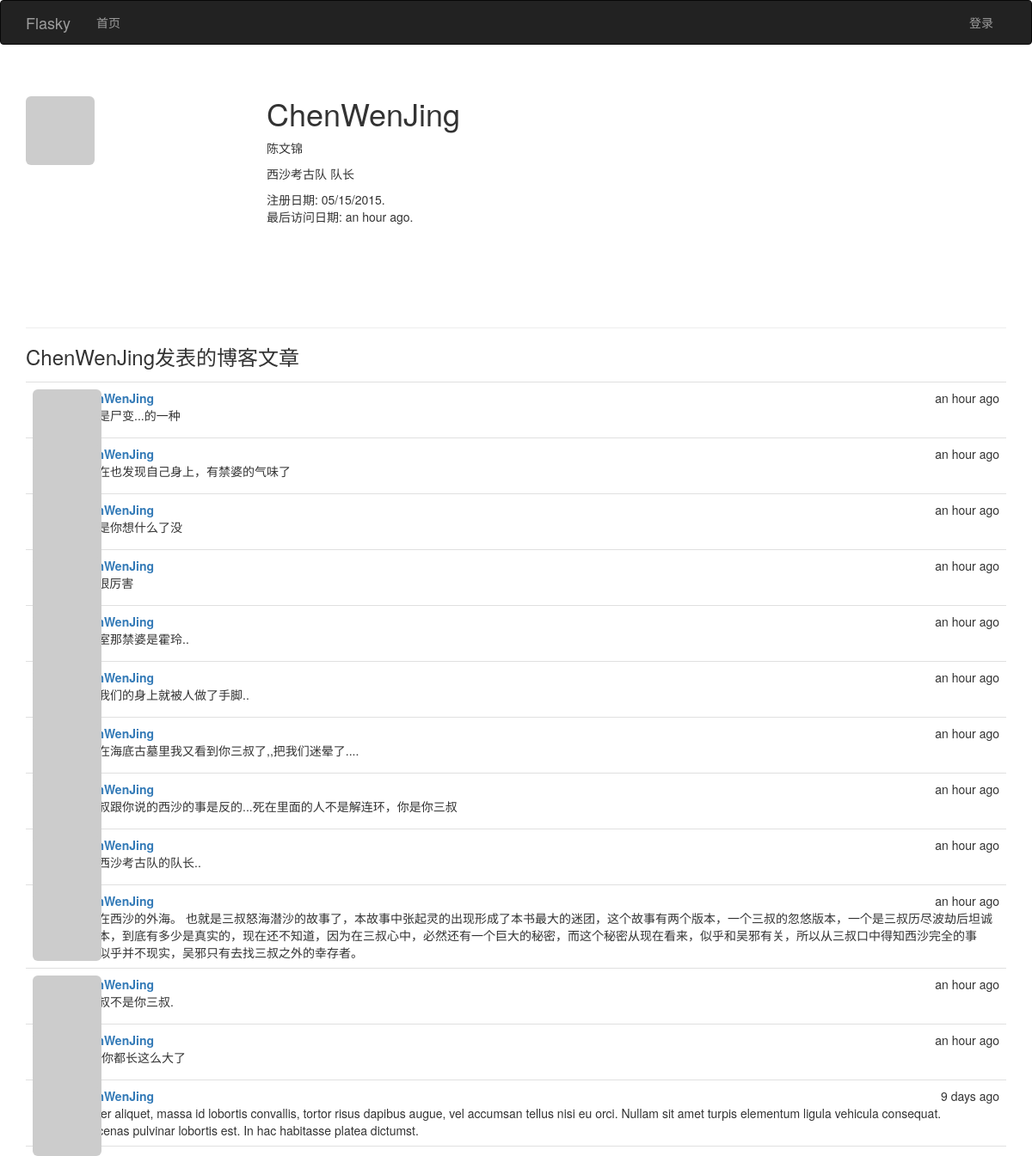
The page /user/ChenWenJing on the database its author committed.
### app/models.py (models this page shows, shortened)
class User(UserMixin, db.Model):
              __tablename__ = 'users'                                       #表名 users
              id = db.Column(db.Integer, primary_key=True)                  #列名 id
              email = db.Column(db.String(64), unique=True, index=True)     #列名 email （用户使用电子邮件进行登录）
              username = db.Column(db.String(64), unique=True, index=True)  #列名 username
              role_id = db.Column(db.Integer, db.ForeignKey('roles.id'))
              password_hash = db.Column(db.String(128))                     #列名: 密码哈希散列
              confirmed = db.Column(db.Boolean, default=False)              #列名: 注册用户确认 (1表示已验证, 0表示没有验证)
              name = db.Column(db.String(64))                               #列名: 真实姓名
              location = db.Column(db.String(64))                           #列名: 所在地
              about_me = db.Column(db.Text())                               #列名: 自我介绍
              member_since = db.Column(db.DateTime(), default=datetime.utcnow)  #列名: 注册日期
              last_seen = db.Column(db.DateTime(), default=datetime.utcnow)     #列名: 最后访问日期
              avatar_hash = db.Column(db.String(32))  #Gravatar头像生成的MD5值
              posts = db.relationship('Post', backref='author', lazy='dynamic') #外链到posts文章表
              @property  #@property作用是将方法函数变成了属性
              def password(self):
                            '''  password的只读属性(如果试图读取password属性的值,则会返回错误)  '''
                            raise AttributeError('password is not a readable attribute')
              def gravatar(self, size=100, default='identicon', rating='g'):
                            if request.is_secure:
                                          url = 'https://secure.gravatar.com/avatar'
                            else:
                                          url = 'http://www.gravatar.com/avatar'
                            hash = self.avatar_hash or hashlib.md5(self.email.encode('utf-8')).hexdigest()
                            return '{url}/{hash}?s={size}&d={default}&r={rating}'.format(url=url, hash=hash, size=size, default=default, rating=rating)
              ''' 使用: python manage.py shell
                       User.generate_fake(100)
              '''

class Post(db.Model):
              __tablename__ = 'posts'  #表名: posts
              id = db.Column(db.Integer, primary_key=True)  #列名： 文章id
              body = db.Column(db.Text)                     #列名:  文章内容
              timestamp = db.Column(db.DateTime, index=True, default=datetime.utcnow) #列名：时间戳
              author_id = db.Column(db.Integer, db.ForeignKey('users.id'))     #作者id 链接到users表的id
              ''' 使用: python manage.py shell
                        Post.generate_fake(100)
              '''

### app/main/views.py (the view)
@main.route('/user/<username>')
def user(username):
    user = User.query.filter_by(username=username).first()
    if user is None:
        abort(404)
    posts = user.posts.order_by(Post.timestamp.desc()).all() #获取该用户的博客文章资料页路由
    return render_template('user.html', user=user, posts=posts)

### app/auth/views.py (called while the page is built)
@auth.before_app_request
def before_request():
              ''' 2.更新已登录用户的访问时间 '''
              if current_user.is_authenticated():
                            current_user.ping()   #更新已登录用户的访问时间
                            if not current_user.confirmed \
                               and request.endpoint[:5] != 'auth.' \
                               and request.endpoint != 'static':
                                          return redirect(url_for('auth.unconfirmed'))

### app/main/__init__.py (called while the page is built)
@main.app_context_processor
def inject_permissions():
              return dict(Permission=Permission)

### app/models.py (called while the page is built)
              def is_administrator(self):
                            return False

### app/templates/user.html (shortened to what this page needs)
{% extends "base.html" %}
{% block page_content %}
<div class="page-header">
<img class="img-rounded profile-thumbnail" src="{{ user.gravatar(size=256) }}">
<div class="profile-header">
<h1> {{ user.username }} </h1>
{% if user.name or user.location %}
              <p>
              {% if user.name  %}
                            {{ user.name }}
              {% endif %}
              </p>
{% endif %}
{% if user.about_me %}
              <p>
              {{ user.about_me }}
              </p>
{% endif %}
<p>
注册日期:  {{ moment(user.member_since).format('L') }}.
最后访问日期: {{ moment(user.last_seen).fromNow() }}.
</p>
</div>
</div>
<h3>{{ user.username }}发表的博客文章 </h3>
{% include '_posts.html' %}
{% endblock %}

### app/templates/_posts.html
<ul class="posts">
{% for post in posts %}
<li class="post">
   <div class="post-thumbnail">
      <a href="{{ url_for('.user', username=post.author.username) }}">
      <img class="img-rounded profile-thumbnail" src="{{ post.author.gravatar(size=40) }}">
      </a>
   </div>
  <div class="post-content">
    <div class="post-date">{{ moment(post.timestamp).fromNow() }}</div>
    <div class="post-author"><a href="{{ url_for('.user', username=post.author.username) }}">{{ post.author.username }}</a></div>
    <div class="post-body">{{ post.body }}</div>
  </div>
</li>
{% endfor %}
</ul>

### app/static/styles.css (style rules this page uses)
.profile-thumbnail { position: absolute; }
.profile-header { min-height: 260px; margin-left: 280px; }
ul.posts { list-style-type: none; padding: 0px; margin: 16px 0px 0px 0px; border-top: 1px solid #e0e0e0; }
ul.posts li.post { padding: 8px; border-bottom: 1px solid #e0e0e0; }
div.post-date { float: right; }
div.post-author { font-weight: bold; }
div.post-thumbnail { position: absolute; }
div.post-content { margin-left: 48px; min-height: 48px; }

### rows shown on the page
User: username "ChenWenJing", name "陈文锦", about_me "西沙考古队 队长", member_since "05/15/2015", last_seen "an hour ago"
Post: timestamp "an hour ago", author.username "ChenWenJing", body "应该是尸变...的一种"
Post: timestamp "an hour ago", author.username "ChenWenJing", body "我现在也发现自己身上，有禁婆的气味了"
Post: timestamp "an hour ago", author.username "ChenWenJing", body "小哥是你想什么了没"
Post: timestamp "an hour ago", author.username "ChenWenJing", body "“它” 很厉害"
Post: timestamp "an hour ago", author.username "ChenWenJing", body "地下室那禁婆是霍玲.."
Post: timestamp "an hour ago", author.username "ChenWenJing", body "之后我们的身上就被人做了手脚.."
Post: timestamp "an hour ago", author.username "ChenWenJing", body "但是在海底古墓里我又看到你三叔了,,把我们迷晕了...."
Post: timestamp "an hour ago", author.username "ChenWenJing", body "你三叔跟你说的西沙的事是反的...死在里面的人不是解连环，你是你三叔"
Post: timestamp "an hour ago", author.username "ChenWenJing", body "我是西沙考古队的队长.."
Post: timestamp "an hour ago", author.username "ChenWenJing", body "发生在西沙的外海。 也就是三叔怒海潜沙的故事了，本故事中张起灵的出现形成了本书最大的迷团，这个故事有两个版本，一个三叔的忽悠版本，一个是三叔历尽波劫后坦诚的版本，到底有多少是真实的，现在还不知道，因为在三叔心中，必然还有一个巨大的秘密，而这个秘密从现在看来，似乎和吴邪有关，所以从三叔口中得知西沙完全的事实，似乎并不现实，吴邪只有去找三叔之外的幸存者。"
Post: timestamp "an hour ago", author.username "ChenWenJing", body "你三叔不是你三叔."
Post: timestamp "an hour ago", author.username "ChenWenJing", body "小邪,你都长这么大了"
Post: timestamp "9 days ago", author.username "ChenWenJing", body "Integer aliquet, massa id lobortis convallis, tortor risus dapibus augue, vel accumsan tellus nisi eu orci. Nullam sit amet turpis elementum ligula vehicula consequat. Maecenas pulvinar lobortis est. In hac habitasse platea dictumst."
